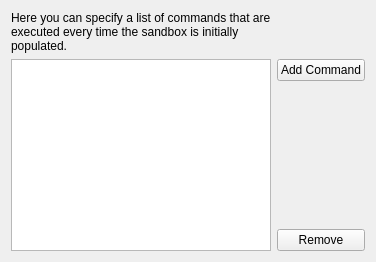
             <widget class="QWidget" name="tab_2">
              <attribute name="title">
               <string>Auto Exec</string>
              </attribute>
              <layout class="QGridLayout" name="gridLayout_35">
               <item row="1" column="1">
                <widget class="QPushButton" name="btnAddAutoExec">
                 <property name="text">
                  <string>Add Command</string>
                 </property>
                </widget>
               </item>
               <item row="2" column="1">
                <spacer name="verticalSpacer_18">
                 <property name="orientation">
                  <enum>Qt::Vertical</enum>
                 </property>
                 <property name="sizeHint" stdset="0">
                  <size>
                   <width>20</width>
                   <height>40</height>
                  </size>
                 </property>
                </spacer>
               </item>
               <item row="3" column="1">
                <widget class="QPushButton" name="btnDelAutoExec">
                 <property name="text">
                  <string>Remove</string>
                 </property>
                </widget>
               </item>
               <item row="0" column="0">
                <widget class="QLabel" name="label_33">
                 <property name="text">
                  <string>Here you can specify a list of commands that are executed every time the sandbox is initially populated.</string>
                 </property>
                 <property name="wordWrap">
                  <bool>true</bool>
                 </property>
                </widget>
               </item>
               <item row="1" column="0" rowspan="3">
                <widget class="QListWidget" name="lstAutoExec"/>
               </item>
              </layout>
             </widget>
